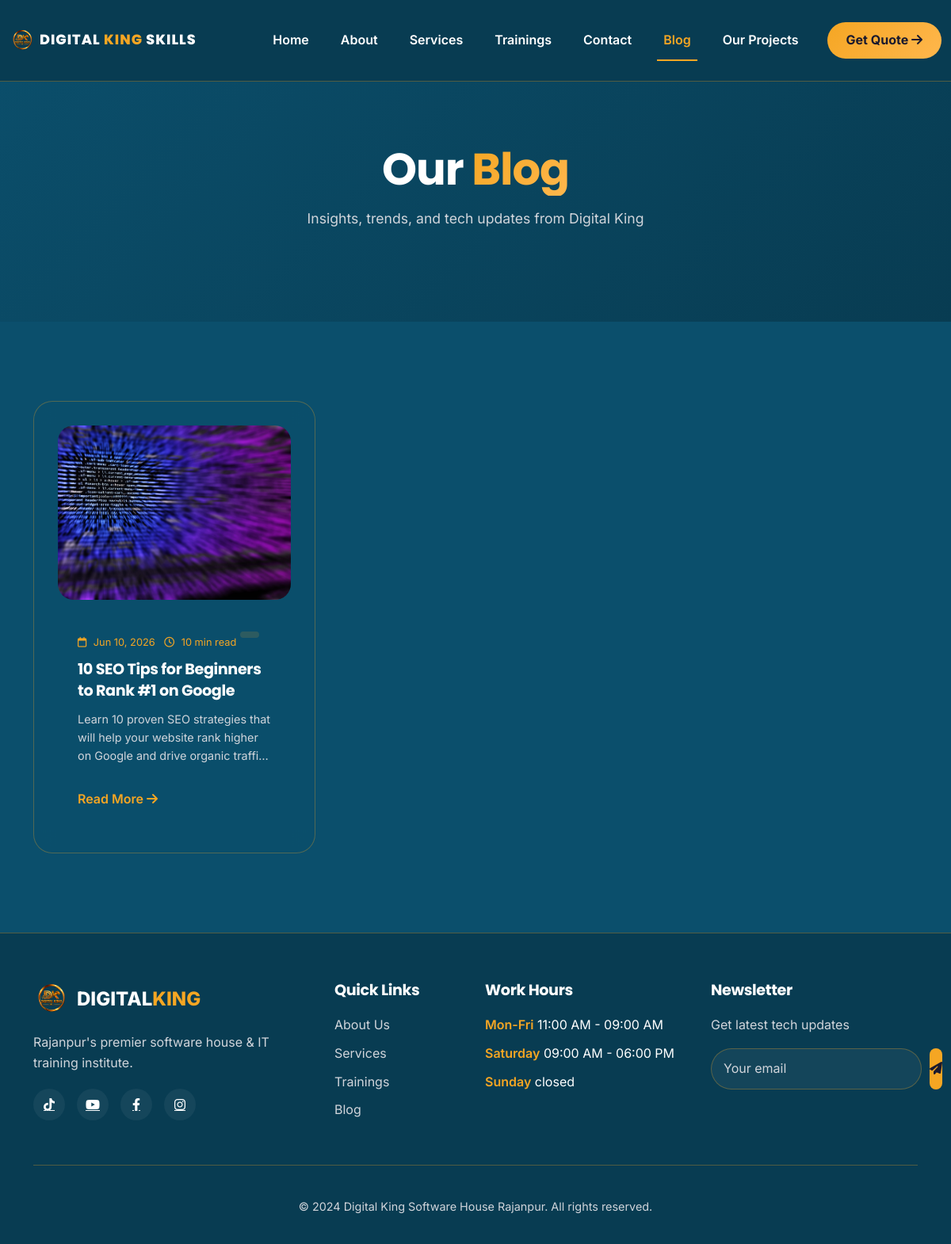
Screenshot of /blog/ with the database file from the repository.
### apps/main/models.py (models this page shows, shortened)
class BlogPost(models.Model):
    title = models.CharField(max_length=200)
    slug = models.SlugField(unique=True, blank=True)
    category = models.CharField(max_length=50, default='General')  # ← Free text, no choices
    excerpt = models.TextField(help_text="Short summary for card view")
    content = models.TextField(help_text="Full blog post content")
    image = models.ImageField(upload_to='blog/', blank=True, null=True)
    author = models.CharField(max_length=100, default='Digital King Team')
    published_date = models.DateField()
    read_time = models.PositiveIntegerField(default=5, help_text="Estimated read time in minutes")
    is_featured = models.BooleanField(default=False, help_text="Show on home page")
    is_active = models.BooleanField(default=True)
    created_at = models.DateTimeField(auto_now_add=True)
    class Meta:
        ordering = ['-published_date', '-created_at']
        verbose_name = 'Blog Post'
        verbose_name_plural = 'Blog Posts'
    def get_absolute_url(self):
        return reverse('blog_detail', kwargs={'slug': self.slug})
    @property
    def formatted_date(self):
        return self.published_date.strftime('%b %d, %Y')

class SocialLink(models.Model):
    PLATFORM_CHOICES = [
        ('facebook', 'Facebook'),
        ('linkedin', 'LinkedIn'),
        ('instagram', 'Instagram'),
        ('twitter', 'Twitter'),
        ('youtube', 'YouTube'),
        ('tiktok', 'TikTok'),
        ('whatsapp', 'WhatsApp'),
    ]
    platform = models.CharField(max_length=20, choices=PLATFORM_CHOICES)
    url = models.URLField()
    icon = models.CharField(max_length=50, default='fa-facebook-f')
    order = models.PositiveIntegerField(default=0)
    is_active = models.BooleanField(default=True)
    class Meta:
        ordering = ['order']
    @property
    def icon_class(self):
        icon_map = {
            'facebook': 'fab fa-facebook-f',
            'linkedin': 'fab fa-linkedin-in',
            'instagram': 'fab fa-instagram',
            'twitter': 'fab fa-twitter',
            'youtube': 'fab fa-youtube',
            'tiktok': 'fab fa-tiktok',
            'whatsapp': 'fab fa-whatsapp',
        }
        return icon_map.get(self.platform, 'fas fa-link')

class WorkHour(models.Model):
    DAY_CHOICES = [
        ('Mon-Fri', 'Monday - Friday'),
        ('Saturday', 'Saturday'),
        ('Sunday', 'Sunday'),
    ]
    day = models.CharField(max_length=20, choices=DAY_CHOICES, unique=True)
    start_time = models.TimeField()
    end_time = models.TimeField()
    is_closed = models.BooleanField(default=False)
    class Meta:
        ordering = ['id']
        verbose_name = 'Work Hour'
        verbose_name_plural = 'Work Hours'
    @property
    def formatted_hours(self):
        if self.is_closed:
            return "Closed"
        return f"{self.start_time.strftime('%I:%M %p')} - {self.end_time.strftime('%I:%M %p')}"

### apps/main/views.py (the view)
# urls.py: path('blog/', views.blog, name='blog'),
def blog(request):
    all_posts = BlogPost.objects.filter(is_active=True)
    return render(request, 'blog.html', {'posts': all_posts})

### apps/main/context_processor.py (called while the page is built)
def work_hours(request):
    return {
        'work_hours': WorkHour.objects.all()
    }

def site_settings(request):
    contact_info = ContactInfo.objects.filter(is_active=True).first()
    social_links = SocialLink.objects.filter(is_active=True)
    return {
        'work_hours': WorkHour.objects.all(),
        'contact_info': contact_info,
        'social_links': social_links,
    }

### templates/blog.html (shortened to what this page needs)
{% extends "base.html" %}
{% load static %}
{% block content %}
<section class="page-hero">
    <div class="container">
        <h1 data-aos="fade-up">Our <span class="gradient-text">Blog</span></h1>
        <p data-aos="fade-up" data-aos-delay="100">Insights, trends, and tech updates from Digital King</p>
    </div>
</section>
<section class="blog-section section-padding">
    <div class="container">
        <div class="row g-4">
            {% for post in posts %}
            <div class="col-lg-4 col-md-6" data-aos="fade-up" data-aos-delay="{{ forloop.counter|add:0 }}00">
                <div class="blog-card">
                    {% if post.image %}
                        <img src="{{ post.image.url }}" alt="{{ post.title }}">
                    {% else %}
                        <img src="https://placehold.co/600x400/1e293b/6366f1?text={{ post.title|truncatewords:2|urlencode }}" alt="{{ post.title }}">
                    {% endif %}
                    <div class="blog-content">
                        <span class="blog-date">
                            <i class="far fa-calendar"></i> {{ post.formatted_date }}
                            <span class="ms-2"><i class="far fa-clock"></i> {{ post.read_time }} min read</span>
                        </span>
                        <span class="blog-category">{{ post.get_category_display }}</span>
                        <h3>{{ post.title }}</h3>
                        <p>{{ post.excerpt|truncatewords:20 }}</p>
                        <a href="{{ post.get_absolute_url }}" class="read-more">Read More <i class="fas fa-arrow-right"></i></a>
                    </div>
                </div>
            </div>
            {% empty %}
            <div class="col-12 text-center">
                <p>No blog posts found. Add posts from admin panel.</p>
            </div>
            {% endfor %}
        </div>
    </div>
</section>
{% endblock %}

### templates/base.html (shortened to what this page needs)
{% load static %}
<!DOCTYPE html>
<html lang="en">
<head>
    <link href="https://cdn.jsdelivr.net/npm/bootstrap@5.3.0/dist/css/bootstrap.min.css" rel="stylesheet">
    <link rel="stylesheet" href="https://cdnjs.cloudflare.com/ajax/libs/font-awesome/6.4.0/css/all.min.css">
    <link href="https://unpkg.com/aos@2.3.1/dist/aos.css" rel="stylesheet">
    <link rel="stylesheet" href="{% static 'css/styles.css' %}">
    <link rel="stylesheet" href="{% static 'css/back-image.css' %}">
    <link rel="stylesheet" href="{% static 'css/login.css' %}">
</head>
<body>
    {% block navbar %}
    <nav class="navbar navbar-expand-lg fixed-top" id="mainNav">
    <div class="container  ">
        <a class="navbar-brand" href="{% url 'home' %}">
            <div class="logo-wrapper">
                <img src="{% static 'images/logo4.png' %}" alt="Digital King Logo" class="logo-img" style="border-radius: 12px;">
                <span class="brand-text">DIGITAL <span class="brand-highlight">KING</span> SKILLS</span>
            </div>
        </a>
        <div class="collapse navbar-collapse d-none d-lg-flex" id="navbarNav">
            <ul class="navbar-nav ms-auto">
                <li class="nav-item"><a class="nav-link {% if request.resolver_match.url_name == 'home' %}active{% endif %}" href="{% url 'home' %}">Home</a></li>
                <li class="nav-item"><a class="nav-link {% if request.resolver_match.url_name == 'about' %}active{% endif %}" href="{% url 'about' %}">About</a></li>
                <li class="nav-item"><a class="nav-link {% if request.resolver_match.url_name == 'services' %}active{% endif %}" href="{% url 'services' %}">Services</a></li>
                <li class="nav-item"><a class="nav-link {% if request.resolver_match.url_name == 'training' %}active{% endif %}" href="{% url 'training' %}">Trainings</a></li>
                <li class="nav-item"><a class="nav-link {% if request.resolver_match.url_name == 'contact' %}active{% endif %}" href="{% url 'contact' %}">Contact</a></li>
                <li class="nav-item"><a class="nav-link {% if request.resolver_match.url_name == 'blog' %}active{% endif %}" href="{% url 'blog' %}">Blog</a></li>
                <li class="nav-item"><a class="nav-link {% if request.resolver_match.url_name == 'projects' %}active{% endif %}" href="{% url 'projects' %}">Our Projects</a></li>
            </ul>
            <a href="{% url 'contact' %}" class="btn-glow ms-lg-3">Get Quote <i class="fas fa-arrow-right"></i></a>
        </div>
    </div>
</nav>
    {% endblock %}
    {% block content %}{% endblock %}
    {% block footer %}
    <footer class="footer">
        <div class="container">
            <div class="row g-4">
                <div class="col-lg-4">
                    <div class="footer-logo">
                         <img src="{% static 'images/logo4.png' %}" alt="Logo" style="border-radius: 10px; height: 45px;">
                        <span>DIGITAL<span>KING</span></span>
                    </div>
                    <p>Rajanpur's premier software house & IT training institute.</p>
<div class="social-links">
    {% for link in social_links %}
        <a href="{{ link.url }}" target="_blank" title="{{ link.platform|title }}">
            <i class="{{ link.icon_class }}"></i>
        </a>
    {% empty %}
        <a href="#"><i class="fab fa-facebook-f"></i></a>
        <a href="#"><i class="fab fa-linkedin-in"></i></a>
        <a href="#"><i class="fab fa-instagram"></i></a>
        <a href="#"><i class="fab fa-twitter"></i></a>
    {% endfor %}
</div>
                </div>
                <div class="col-lg-2 col-md-6">
                    <h4>Quick Links</h4>
                    <ul>
                        <li><a href="{% url 'about' %}">About Us</a></li>
                        <li><a href="{% url 'services' %}">Services</a></li>
                        <li><a href="{% url 'training' %}">Trainings</a></li>
                        <li><a href="{% url 'blog' %}">Blog</a></li>
                    </ul>
                </div>
                <div class="col-lg-3 col-md-6">
                    <h4>Work Hours</h4>
                    <ul class="hours-list">
                       {% for wh in work_hours %}
                        <li><span>{{wh.day}}</span>
                             {% if wh.is_closed %}
                             closed
                             {% else %}
                             {{wh.formatted_hours}}
                             {% endif %}
                            </li>
                         {% empty %}
                      <li><span>Mon-Fri:</span> 9:00 AM - 8:00 PM</li>
                       <li><span>Saturday:</span> 10:00 AM - 4:00 PM</li>
                       <li><span>Sunday:</span> Closed</li>
                 {% endfor %}
                    </ul>
                </div>
                <div class="col-lg-3">
                    <h4>Newsletter</h4>
                    <p>Get latest tech updates</p>
                    <div class="newsletter-form">
                        <input type="email" placeholder="Your email">
                        <button><i class="fas fa-paper-plane"></i></button>
                    </div>
                </div>
            </div>
            <div class="footer-bottom">
                <p>&copy; 2024 Digital King Software House Rajanpur. All rights reserved.</p>
            </div>
        </div>
    </footer>
    {% endblock %}
</body>
</html>

### static/css/login.css (style rules this page uses)
.logo-img { height: 45px; width: auto; }

### templates/base.html (style rules this page uses)
html, body { overflow-x: hidden !important; max-width: 100vw; }
#mainNav > .container, #mainNav > .container-fluid { display: flex !important; flex-wrap: nowrap !important; justify-content: space-between !important; align-items: center !important; padding: 8px 12px !important; max-width: 100% !important; width: 100% !important; position: relative !important; }
#mainNav .navbar-brand { display: flex !important; align-items: center !important; margin: 0 !important; padding: 0 !important; width: auto !important; max-width: none !important; flex: 0 0 auto !important; min-width: 0 !important; }
#mainNav .logo-wrapper { display: flex !important; align-items: center !important; gap: 6px !important; min-width: 0 !important; width: auto !important; }
#mainNav .logo-img, #mainNav .navbar-brand img { height: 32px !important; width: auto !important; flex-shrink: 0 !important; display: block !important; border-radius: 8px !important; }
#mainNav .brand-text { font-weight: 800 !important; white-space: nowrap !important; display: inline-block !important; line-height: 1.2 !important; color: var(--text-white) !important; vertical-align: middle !important; max-width: none !important; overflow: visible !important; text-overflow: clip !important; }
#mainNav .brand-highlight { color: var(--gold-primary) !important; }
@media (min-width: 1200px) { #mainNav .brand-text { font-size: 1.1rem !important; } }
body:not(.home-page) #mainNav { background: var(--teal-dark) !important; border-bottom: 1px solid var(--glass-border); }

### rows the page displays
BlogPost: image (picture), formatted_date "Jun 10, 2026", read_time "10", title "10 SEO Tips for Beginners to Rank #1 on Google", excerpt "Learn 10 proven SEO strategies that will help your website rank higher on Google and drive organic…"
WorkHour: day "Mon-Fri", formatted_hours "11:00 AM - 09:00 AM"
WorkHour: day "Saturday", formatted_hours "09:00 AM - 06:00 PM"
WorkHour: day "Sunday", is_closed "closed"
